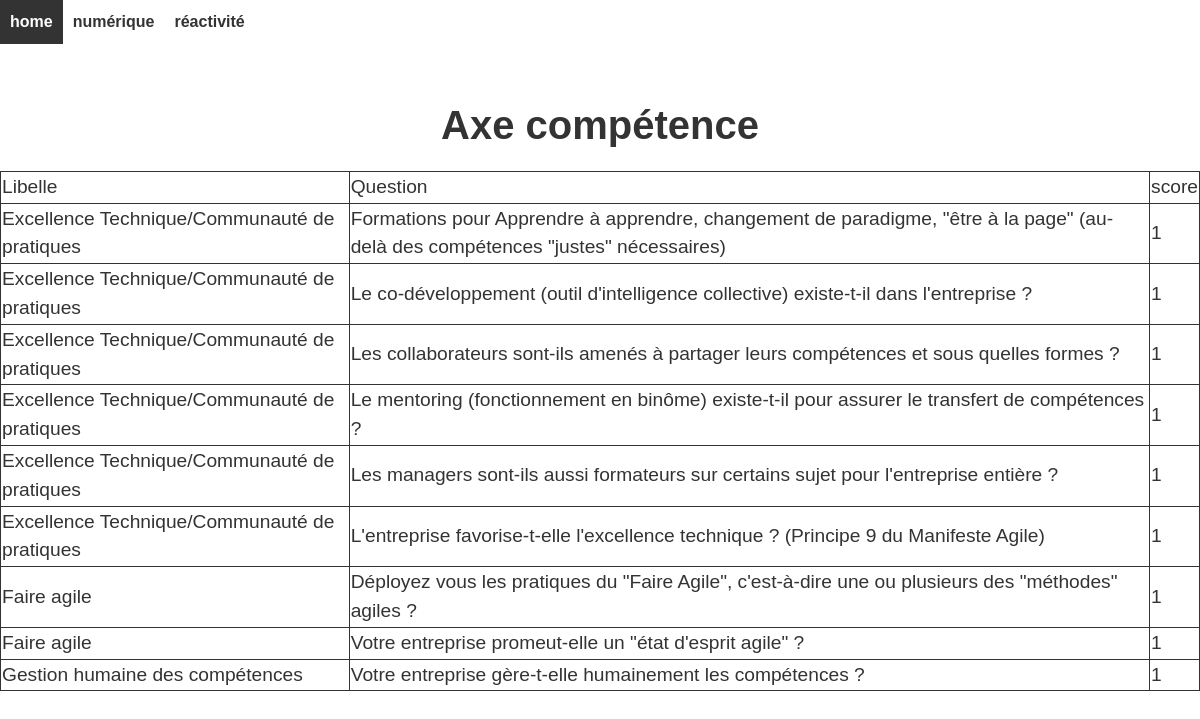
Screenshot of /pages/competence.php?id=1 with the database file from the repository.
### tables this page shows
CREATE TABLE `competence` (
  `id` int(11) NOT NULL,
  `identreprise` int(11) DEFAULT NULL,
  `idquestionnement` int(11) DEFAULT NULL,
  `score` int(11) DEFAULT NULL,
  `iditem` int(11) NOT NULL
);

CREATE TABLE `competence_item` (
  `id` int(8) NOT NULL,
  `libelle` text NOT NULL,
  `progresser` text NOT NULL
);

CREATE TABLE `questionnement_competence` (
  `id` int(8) NOT NULL,
  `question` text NOT NULL,
  `id_item` int(8) NOT NULL
);

### pages/competence.php (the view, shortened to what this page needs)
<?php require "header.php";
    $id = isset($_GET['id']) ? intval($_GET['id']) : 0;
    ?>
<!DOCTYPE html>
<html>
  <head>
    <link href="../style/style.css" rel="stylesheet">
  </head>
  <body>
    <nav>
    <?php
      echo '<td><a href="/Semaine-transverse-groupe-11/pages/home.php?id=' . $id . '">home</a></td>';
      echo '<td><a href="/Semaine-transverse-groupe-11/pages/numérique.php?id=' . $id . '">numérique</a></td>';
      echo '<td><a href="/Semaine-transverse-groupe-11/pages/réactivité.php?id=' . $id . '">réactivité</a></td>';
      ?>
    </nav>
    <br>
    <h1>Axe compétence</h1>
  </body>
</html>
<?php
    $sql = "SELECT score,libelle,question FROM competence
    inner join competence_item on competence.iditem = competence_item.id
    INNER JOIN questionnement_competence on competence.id = questionnement_competence.id
    INNER JOIN entreprise on competence.identreprise = entreprise.id
    WHERE entreprise.id = $id";
    $result = $conn->query($sql);
    if ($result->num_rows > 0) {
        echo "<table>";
        ?>
        <tr><td>Libelle</td><td>Question</td><td>score</td></tr>
        <?php
        while($row = $result->fetch_assoc()) {
            echo "<tr><td>".$row["libelle"]."</td><td>".$row["question"]."</td><td>".$row["score"]."</td></tr>";
        }
        echo "</table>";
    } else {
        echo "0 résultats";
    }
?>

### style/style.css (style rules this page uses)
table, td { border: 1px solid #333; background-color: white; }
h1 { font-size: 2.5rem; font-weight: bold; margin-bottom: 1rem; text-align: center; }
table { border-collapse: collapse; width: 100%; }
tr { border-bottom: 1px solid #ccc; }
body { font-family: Arial, sans-serif; font-size: 16px; line-height: 1.5; color: #333; background-color: #fff; margin: 0; padding: 0; }
nav a { display: inline-block; padding: 10px; text-decoration: none; color: #333; font-weight: bold; }

### rows the page displays
competence: competence_item.libelle "Excellence Technique/Communauté de pratiques", questionnement_competence.question "Formations pour Apprendre à apprendre, changement de paradigme, \"être à la page\" (au-delà des compétences \"justes\" nécessaires)", score "1"
competence: competence_item.libelle "Excellence Technique/Communauté de pratiques", questionnement_competence.question "Le co-développement (outil d'intelligence collective) existe-t-il dans l'entreprise ?", score "1"
competence: competence_item.libelle "Excellence Technique/Communauté de pratiques", questionnement_competence.question "Les collaborateurs sont-ils amenés à partager leurs compétences et sous quelles formes ?", score "1"
competence: competence_item.libelle "Excellence Technique/Communauté de pratiques", questionnement_competence.question "Le mentoring (fonctionnement en binôme) existe-t-il pour assurer le transfert de compétences ?", score "1"
competence: competence_item.libelle "Excellence Technique/Communauté de pratiques", questionnement_competence.question "Les managers sont-ils aussi formateurs sur certains sujet pour l'entreprise entière ?", score "1"
competence: competence_item.libelle "Excellence Technique/Communauté de pratiques", questionnement_competence.question "L'entreprise favorise-t-elle l'excellence technique ? (Principe 9 du Manifeste Agile)", score "1"
competence: competence_item.libelle "Faire agile", questionnement_competence.question "Déployez vous les pratiques du \"Faire Agile\", c'est-à-dire une ou plusieurs des \"méthodes\" agiles ?", score "1"
competence: competence_item.libelle "Faire agile", questionnement_competence.question "Votre entreprise promeut-elle un \"état d'esprit agile\" ?", score "1"
competence: competence_item.libelle "Gestion humaine des compétences", questionnement_competence.question "Votre entreprise gère-t-elle humainement les compétences ?", score "1"
